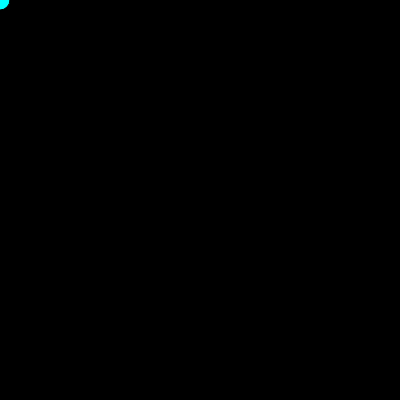
Frame 1 (no input)
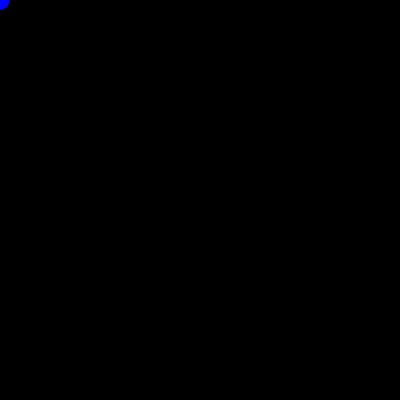
Frame 60 (no input)
Frame 120 (the mouse pressed at the canvas centre since frame 60): identical to frame 60, image omitted

The p5.js sketch that drew these frames (run headless with seeded random() and noise() and a simulated clock; from frame 60 on, the mouse is pressed at the canvas centre):

// p5.js sketch
// ── sketch.js
var h=180;
var s=0;
var j = 180;
var r = 0;
function setup() {
  createCanvas(400,400);
  background(0,0,0);
  colorMode(HSB);
  rectMode(CENTER);
}

function draw(){
    if(!mouseIsPressed){
      if(mouseX<200&&mouseY<200){
        fill(h,100,100)
        h++
        if(h>=360){
          h=180
        }
        ellipse(mouseX,mouseY,20,20);
      }
        if(mouseX>200&&mouseY<200){
          fill(s,100,100)
          s++
          if(s>=180){
          s=0
          }
          ellipse(mouseX,mouseY,20,20);
      }
      if(mouseX>200&&mouseY>200){
        fill(j,100,100)
        j++
        if(j>=360){
        j=180
        }
        ellipse(mouseX,mouseY,20,20);
      }
      if(mouseX<200&&mouseY>200){
        fill(r,100,100)
        r++
        if(r>=180){
        r=0
        }
        ellipse(mouseX,mouseY,20,20);
      }
  }
  document.body.onkeyup = function(e){
    if(e.keyCode == 32){
    if(mouseX<200&&mouseY<200){
      fill(h,100,100)
      h++
      if(h>=360){
        h=180
      }
      ellipse(mouseX,mouseY,20,20);
    }
      if(mouseX>200&&mouseY<200){
        fill(s,100,100)
        s++
        if(s>=180){
        s=0
        }
        ellipse(mouseX,mouseY,20,20);
    }
    if(mouseX>200&&mouseY>200){
      fill(j,100,100)
      j++
      if(j>=360){
      j=180
      }
      ellipse(mouseX,mouseY,20,20);
    }
    if(mouseX<200&&mouseY>200){
      fill(r,100,100)
      r++
      if(r>=180){
      r=0
      }
      ellipse(mouseX,mouseY,20,20);
    }
  }
}
}
